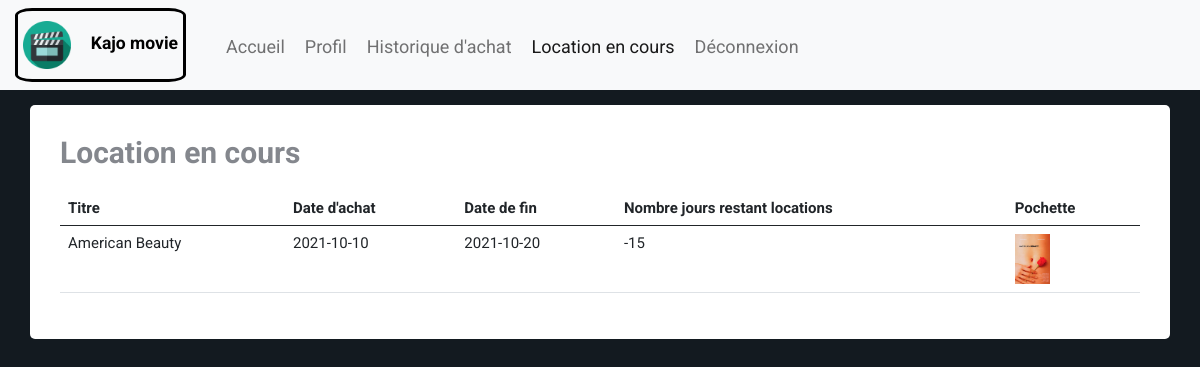
The page /pages/membreLocation.php?id=3 on the database its author committed.
### tables this page shows
CREATE TABLE `location` (
  `idFilm` int(11) NOT NULL,
  `idMembre` int(11) NOT NULL,
  `dateAchat` date NOT NULL,
  `dureeLocation` int(11) NOT NULL
);

CREATE TABLE `films` (
  `idFilm` int(11) NOT NULL,
  `titre` varchar(40) NOT NULL,
  `annee` int(11) NOT NULL,
  `duree` int(11) NOT NULL,
  `realisateurs` varchar(256) NOT NULL,
  `acteurs` varchar(256) NOT NULL,
  `description` varchar(1024) NOT NULL,
  `image` varchar(256) NOT NULL,
  `bandeAnnonce` varchar(256) NOT NULL,
  `prix` float NOT NULL
);

### serveur/locationAJour.php (called while the page is built, shortened)
<?php
function NbJours($debut, $fin)
{
    $tDeb = explode("-", $debut);
    $tFin = explode("-", $fin);
    $diff = mktime(0, 0, 0, $tFin[1], $tFin[2], $tFin[0]) -
        mktime(0, 0, 0, $tDeb[1], $tDeb[2], $tDeb[0]);
    return (($diff / 86400));
}
?>

### pages/membreLocation.php (the view, shortened to what this page needs)
<?php
require_once("../BD/connexion.inc.php");
if (isset($_GET['id'])) {
    $id = $_GET['id'];
    $msg = $_GET['msg'];
    $requete = "SELECT m.idMembre, m.prenom, m.nom, m.courriel, m.sexe, m.dateDeNaissance, c.motDePasse, c.statut, c.role FROM membres m INNER JOIN connexion c ON m.idMembre = c.idMembre WHERE m.idMembre = ?";
    $stmt = $connexion->prepare($requete);
    $stmt->bind_param("i", $id);
    $stmt->execute();
    $result = $stmt->get_result();
    if ($ligne = $result->fetch_object()) {
        $idM = $ligne->idMembre;
    }
} else {
    $id = "-1";
    $msg = " ";
}
require_once("../serveur/locationAJour.php");
?>
<!DOCTYPE html>
<html lang="fr">
<head>
    <link rel="stylesheet" href="../public/util/bootstrap-5.0.0-beta3-dist/css/bootstrap.min.css">
    <link href="../public/util/fonts/font-awesome.min.css" rel="stylesheet" type="text/css">
    <link rel="stylesheet" href="../public/util/css/style.css">
    <link rel="stylesheet" href="../public/css/monStyle.css">
</head>
<body onLoad="initialiser(<?php echo "'" . $msg . "'" ?>);">
    <div id=" site-content">
        <nav class="navbar navbar-expand-lg navbar-light bg-light">
            <div class="container-fluid">
                <div class="company">
                    <img id="monLogo" class="navbar-brand" src="../public/images/icon-logo-film.png" alt="" class="logo">
                    <h3> Kajo movie </h3>
                </div>
                <div class="collapse navbar-collapse" id="navbarSupportedContent">
                    <ul class="navbar-nav me-auto mb-2 mb-lg-0">
                        <li class="nav-item">
                            <a class="nav-link" aria-current="page" href="javascript:retourAccueilM()">Accueil</a>
                        </li>
                        <li class="nav-item">
                            <a class="nav-link" href="" data-bs-toggle="modal" data-bs-target="#modal-Membre">Profil</a>
                        </li>
                        <li class="nav-item">
                            <a class="nav-link" aria-current="page" href="javascript:listerHistorique();">Historique d'achat</a>
                        </li>
                        <li class="nav-item">
                            <a class="nav-link active" aria-current="page" href="javascript:listerLocation();">Location en cours</a>
                        </li>
                        <li class="nav-item">
                            <a class="nav-link" aria-current="page" href="../index.php">Déconnexion</a>
                        </li>
                    </ul>
                </div>
            </div>
        </nav>
        <main class="main-content">
            <div class="container">
                <h1>Location en cours</h1>
                <table class="table">
                    <thead>
                        <tr>
                            <th scope="col">Titre</th>
                            <th scope="col">Date d'achat</th>
                            <th scope="col">Date de fin</th>
                            <th scope="col">Nombre jours restant locations</th>
                            <th scope="col">Pochette</th>
                        </tr>
                    </thead>
                    <tbody>
                        <?php
                        $requette = "SELECT f.idFilm, f.titre ,l.dateAchat, l.dureeLocation, f.image FROM location l INNER JOIN films f ON l.idFilm = f.idFilm WHERE l.idMembre = $idM ORDER by l.dateAchat DESC ";
                        try {
                            $listLocation = mysqli_query($connexion, $requette);
                            $rep = "";
                            while ($ligne = mysqli_fetch_object($listLocation)) {
                                $dateAujourd = date("Y-m-d");
                                $dateDatetime =  $ligne->dateAchat;
                                $dateDeFin = date("Y-m-d", strtotime($dateDatetime . "+ $ligne->dureeLocation days"));
                                $rep .= "<tr>";
                                $rep .= "<td>" . ($ligne->titre) . "</td>";
                                $rep .= "<td>" . ($ligne->dateAchat) . "</td>";
                                $rep .= "<td>" . date("Y-m-d", strtotime($dateDatetime . "+ $ligne->dureeLocation days")) . "</td>";
                                $rep .= "<td>" . NbJours($dateAujourd, $dateDeFin) . "</td>";
                                $rep .= "<td>";
                                if (substr($ligne->image, 0, 4) === "http") {
                                    $rep .= '<img class="petit-image-film" src="' . ($ligne->image) . '" alt="image-film">';
                                } else {
                                    $rep .= '<img class="petit-image-film" src="../imageFilm/' . ($ligne->image) . '" alt="image film">';
                                }
                                $rep .= "</td>";
                                $rep .= "</tr>";
                            }
                        } catch (Exception $e) {
                            echo "Probleme pour lister";
                        } finally {
                            echo $rep;
                        }
                        ?>
                    </tbody>
                </table>
            </div>
        </main>
</body>
</html>

### public/util/css/style.css (style rules this page uses)
article, aside, details, figcaption, figure, footer, header, hgroup, nav, section, summary { display: block; }
html { background: #fff; color: #000; -webkit-text-size-adjust: 100%; -ms-text-size-adjust: 100%; }
html, button, input, select, textarea { font-family: sans-serif; }
body { margin: 0; }
a { background: transparent; }
h1 { font-size: 2em; margin: 0.67em 0; }
h3 { font-size: 1.17em; margin: 1em 0; }
img { border: 0; }
table { border-collapse: collapse; border-spacing: 0; }
*, *:before, *:after { -moz-box-sizing: border-box; box-sizing: border-box; }
body { background-color: #131a20; background-image: url(dummy/background.jpg); background-position: top center; background-repeat: no-repeat; color: #84878d; font-family: "Roboto", "Open Sans", sans-serif; font-size: 15px; font-weight: 400; line-height: normal; }
h1, h2, h3, h4, h5, h6 { font-weight: 700; margin: 0 0 20px; }
ul, ol { margin: 0; padding-left: 0; }
a { text-decoration: none; color: #ffaa3c; }
.container { margin-right: auto; margin-left: auto; padding-left: 15px; padding-right: 15px; *zoom: 1; }
.container:after { content: " "; clear: both; display: block; overflow: hidden; height: 0; }
@media (min-width: 768px) { .container { width: 750px; } }
@media (min-width: 992px) { .container { width: 970px; } }
@media (min-width: 1200px) { .container { width: 1170px; } }
.container-fluid { margin-right: auto; margin-left: auto; padding-left: 15px; padding-right: 15px; *zoom: 1; }
.container-fluid:after { content: " "; clear: both; display: block; overflow: hidden; height: 0; }
.main-content .container { background: white; border-radius: 5px; padding: 30px; }

### public/css/monStyle.css (style rules this page uses)
#monLogo { max-width: 3rem; }
.company { border-style: solid; padding: 5px 5px 5px 5px; border-radius: 10%; display: inline; margin-right: 30px; color: black; }
.company h3 { display: inline; }
.main-content { margin-top: 15px; }
.petit-image-film { height: 50px; width: 35px; }
html { background-color: #131a20; }
li { cursor: pointer; padding: 12px 2px 12px 2px; margin: 2px 0px 0px 0px; border-radius: 5px; text-align: center; font-size: 16px; font-size: large; }

### rows shown on the page
location: idFilm.titre "American Beauty", dateAchat "2021-10-10", dateAchat+dureeLocation "2021-10-20", NbJours($dateAujourd, $dateDeFin) "-15", idFilm.image (picture)
